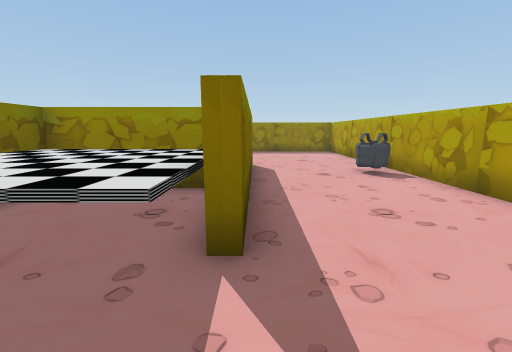
[1] (above)

13 first-person views from a walk through a scene from a Unity 3-D project. The camera is 1.4 m above the floor, tilts 10° down and sees 90° across. The floor is counted in squares, 1 m on a side. Each view is taken from the middle of a square. On the plan, view 1 faces up. The plan holds only what a view shows up to about 13 squares ahead; the rest is blank. The player character is not drawn.

[2]
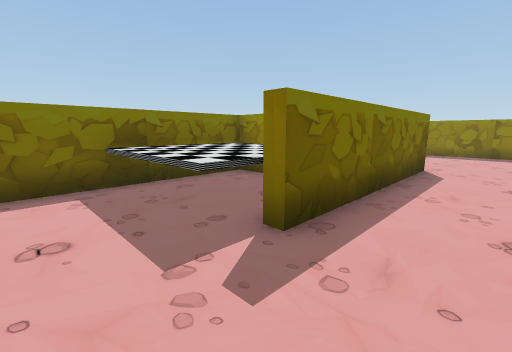

[3]
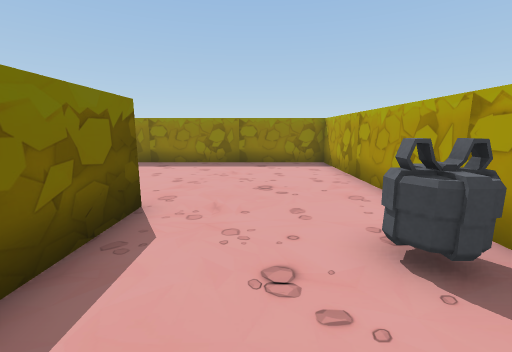

[4]
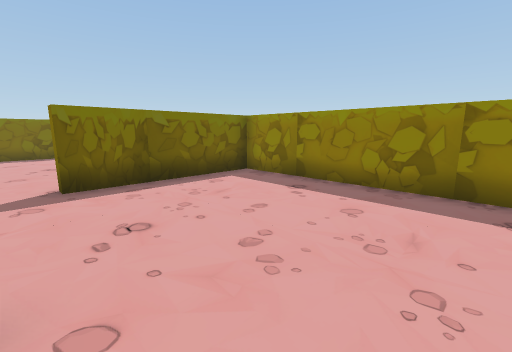

[5]
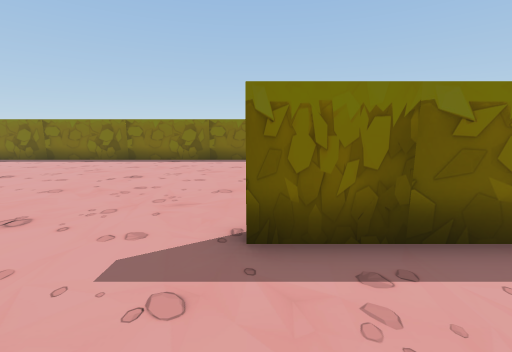

[6]
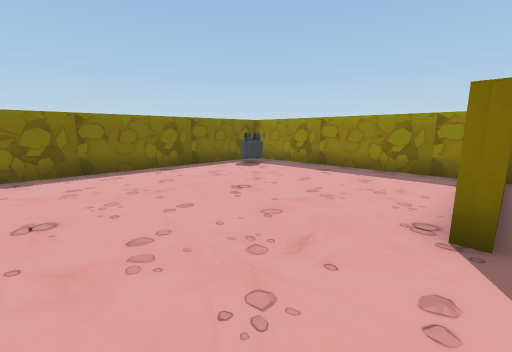

[7]
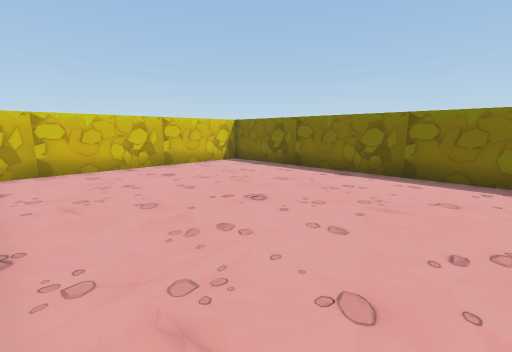

[8]
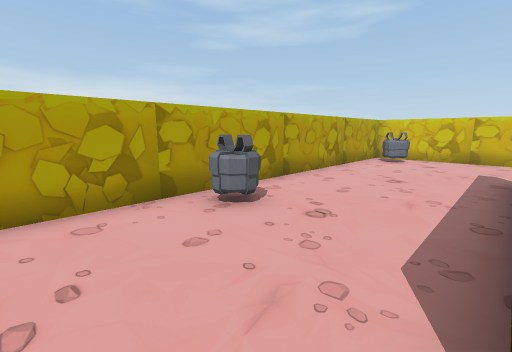

[9]
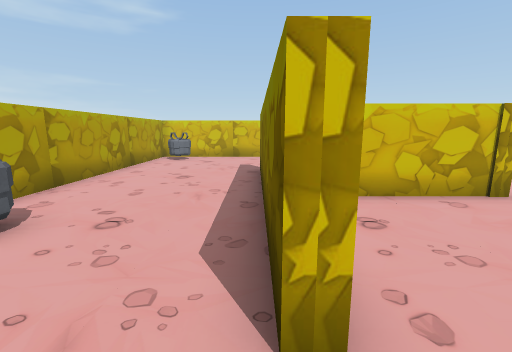

[10]
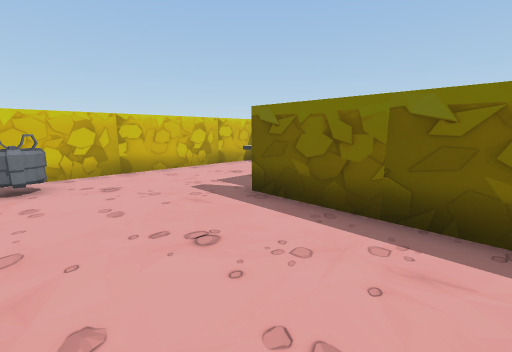

[11]
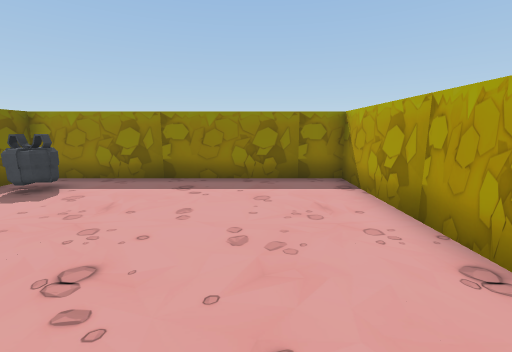

[12]
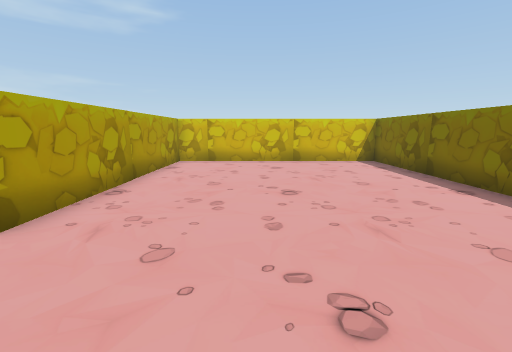

[13]
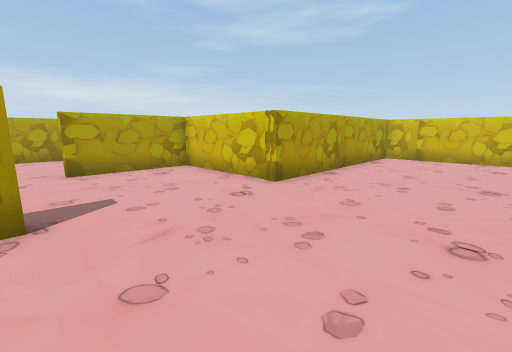

### Floor plan
Key: @ floor where view 1 was taken; # wall or solid block; . floor; ^ raised ledge; O other object.
Columns run from 15 left of view 1 to 5 right of it. Each row starts with its distance up from view 1.
 18 #####################
 17 #.........#.........#
 16 #OO.......#.........#
 15 #.........#.........#
 14 #.........#.........#
 13 #.........#.........#
 12 #.........#.........#
 11 #...................#
 10 #..............#....#
  9 #..............#...O#
  8 #..............#...O#
  7 #..............#....#
  6 #.........######....#
  5 #.........#^^^^^....#
  4 #.........#^^^^^....#
  3 #.........#^^^^^....#
  2 #.........#^^^^.....#
  1 #.........#.........#
  0 #.........#....@...O#
 -1 #.........#.......OO#
 -2 #####################

Where each view was taken, in squares from view 1:
view 1: 0 up, 0 right, facing up
view 2: 0 up, 2 right, facing up-left
view 3: 6 up, 2 right, facing up
view 4: 11 up, 2 right, facing up-left
view 5: 12 up, 2 left, facing left
view 6: 8 up, 5 left, facing up-left
view 7: 8 up, 6 left, facing down-left
view 8: 12 up, 0 right, facing down-right
view 9: 12 up, 0 right, facing down
view 10: 7 up, 4 right, facing down-left
view 11: 10 up, 8 left, facing up
view 12: 10 up, 9 left, facing down
view 13: 12 up, 10 left, facing down-right
